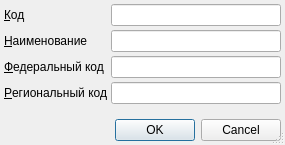
<?xml version="1.0" encoding="UTF-8"?>
<ui version="4.0">
 <class>ItemEditorDialog</class>
 <widget class="QDialog" name="ItemEditorDialog">
  <property name="geometry">
   <rect>
    <x>0</x>
    <y>0</y>
    <width>285</width>
    <height>145</height>
   </rect>
  </property>
  <property name="windowTitle">
   <string>ChangeMe!</string>
  </property>
  <property name="sizeGripEnabled">
   <bool>true</bool>
  </property>
  <layout class="QGridLayout" name="gridLayout">
   <property name="margin">
    <number>4</number>
   </property>
   <property name="spacing">
    <number>4</number>
   </property>
   <item row="0" column="0">
    <widget class="QLabel" name="lblCode">
     <property name="sizePolicy">
      <sizepolicy hsizetype="Maximum" vsizetype="Preferred">
       <horstretch>0</horstretch>
       <verstretch>0</verstretch>
      </sizepolicy>
     </property>
     <property name="text">
      <string>&amp;Код</string>
     </property>
     <property name="buddy">
      <cstring>edtCode</cstring>
     </property>
    </widget>
   </item>
   <item row="0" column="1">
    <widget class="QLineEdit" name="edtCode"/>
   </item>
   <item row="1" column="0">
    <widget class="QLabel" name="lblName">
     <property name="sizePolicy">
      <sizepolicy hsizetype="Maximum" vsizetype="Preferred">
       <horstretch>0</horstretch>
       <verstretch>0</verstretch>
      </sizepolicy>
     </property>
     <property name="text">
      <string>&amp;Наименование</string>
     </property>
     <property name="buddy">
      <cstring>edtName</cstring>
     </property>
    </widget>
   </item>
   <item row="1" column="1">
    <widget class="QLineEdit" name="edtName"/>
   </item>
   <item row="2" column="0">
    <widget class="QLabel" name="lblFederalCode">
     <property name="sizePolicy">
      <sizepolicy hsizetype="Maximum" vsizetype="Preferred">
       <horstretch>0</horstretch>
       <verstretch>0</verstretch>
      </sizepolicy>
     </property>
     <property name="text">
      <string>&amp;Федеральный код</string>
     </property>
     <property name="buddy">
      <cstring>edtFederalCode</cstring>
     </property>
    </widget>
   </item>
   <item row="2" column="1">
    <widget class="QLineEdit" name="edtFederalCode"/>
   </item>
   <item row="3" column="0">
    <widget class="QLabel" name="lblRegionalCode">
     <property name="sizePolicy">
      <sizepolicy hsizetype="Maximum" vsizetype="Preferred">
       <horstretch>0</horstretch>
       <verstretch>0</verstretch>
      </sizepolicy>
     </property>
     <property name="text">
      <string>&amp;Региональный код</string>
     </property>
     <property name="buddy">
      <cstring>edtRegionalCode</cstring>
     </property>
    </widget>
   </item>
   <item row="3" column="1">
    <widget class="QLineEdit" name="edtRegionalCode"/>
   </item>
   <item row="4" column="0">
    <spacer>
     <property name="orientation">
      <enum>Qt::Vertical</enum>
     </property>
     <property name="sizeHint" stdset="0">
      <size>
       <width>73</width>
       <height>16</height>
      </size>
     </property>
    </spacer>
   </item>
   <item row="5" column="0" colspan="2">
    <widget class="QDialogButtonBox" name="buttonBox">
     <property name="orientation">
      <enum>Qt::Horizontal</enum>
     </property>
     <property name="standardButtons">
      <set>QDialogButtonBox::Cancel|QDialogButtonBox::Ok</set>
     </property>
    </widget>
   </item>
  </layout>
 </widget>
 <tabstops>
  <tabstop>edtCode</tabstop>
  <tabstop>edtName</tabstop>
  <tabstop>edtFederalCode</tabstop>
  <tabstop>edtRegionalCode</tabstop>
  <tabstop>buttonBox</tabstop>
 </tabstops>
 <resources/>
 <connections>
  <connection>
   <sender>buttonBox</sender>
   <signal>accepted()</signal>
   <receiver>ItemEditorDialog</receiver>
   <slot>accept()</slot>
   <hints>
    <hint type="sourcelabel">
     <x>168</x>
     <y>132</y>
    </hint>
    <hint type="destinationlabel">
     <x>117</x>
     <y>106</y>
    </hint>
   </hints>
  </connection>
  <connection>
   <sender>buttonBox</sender>
   <signal>rejected()</signal>
   <receiver>ItemEditorDialog</receiver>
   <slot>reject()</slot>
   <hints>
    <hint type="sourcelabel">
     <x>248</x>
     <y>132</y>
    </hint>
    <hint type="destinationlabel">
     <x>247</x>
     <y>107</y>
    </hint>
   </hints>
  </connection>
 </connections>
</ui>
